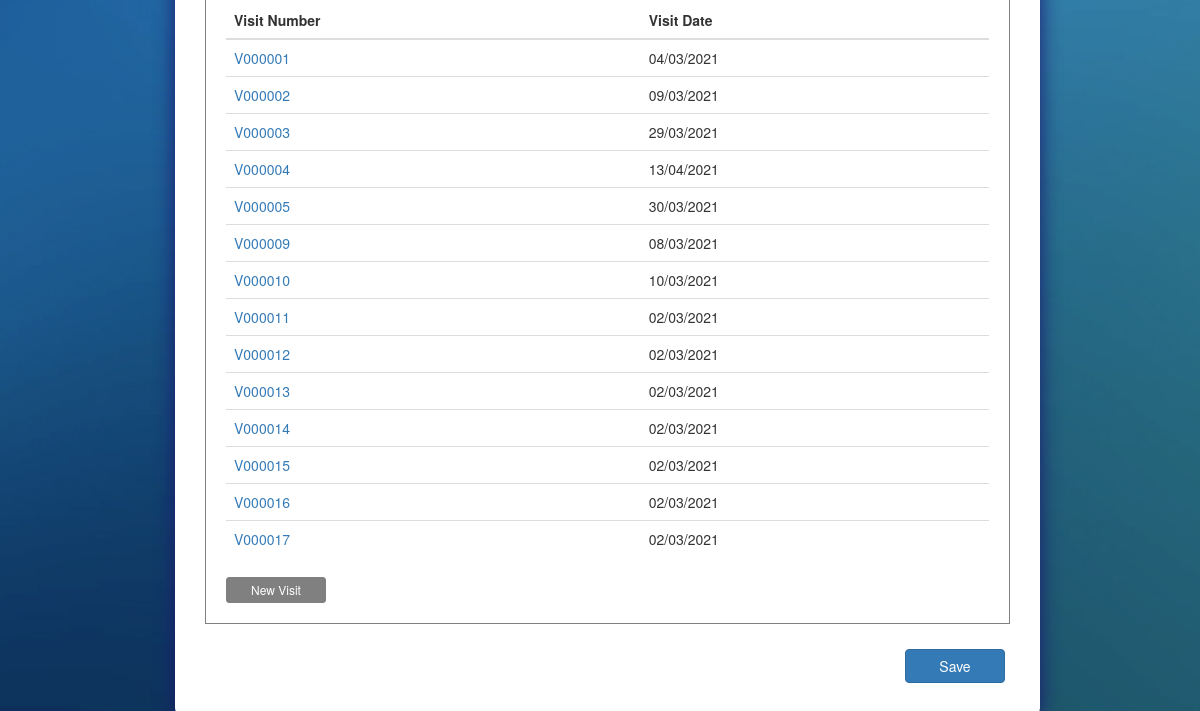
The page /case/C000001/ (signed in, lower part) on the database as committed earlier.
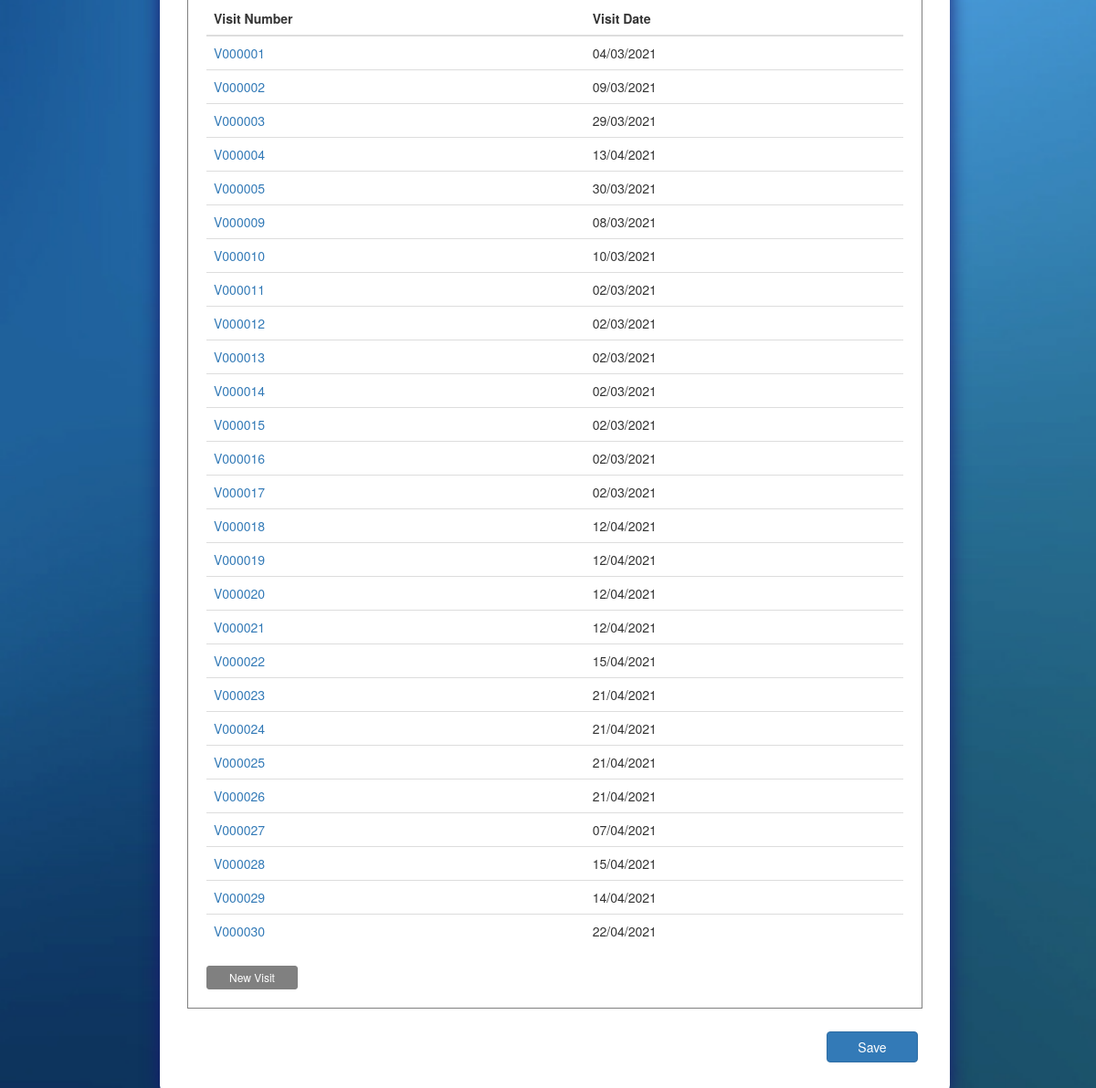
The same page on the database as committed later.
### ASISupport_app/models.py (models this page shows, shortened)
class Visit(models.Model):
	visit_num 				= models.CharField(max_length=100, primary_key=True)
	case_num 				= models.ForeignKey(Case, on_delete=models.CASCADE)
	create_date 			= models.DateTimeField(default=timezone.now)
	visit_date 				= models.DateTimeField(default = timezone.now)
	engineer 				= models.ForeignKey(Employee, on_delete=models.CASCADE)
	customer 				= models.ForeignKey(Customer, on_delete=models.CASCADE)
	customer_contact 		= models.CharField(max_length=100)
	remote 					=  models.BooleanField(default=False)
	visit_start 			= models.TimeField()
	visit_end 				= models.TimeField()
	travel_hours 			= models.DecimalField(max_digits=20, decimal_places=2, default=0.00)
	num_of_engineers 		= models.IntegerField(blank=True, null=True)
	visit_summary 			= models.TextField()

### ASISupport_app/views.py (the view)
# urls.py: path('case/<id>/', views.case_view, name = 'view_case'),
@login_required(login_url='/accounts/login/')
def case_view(request, id):
	state = 'view'
	if request.method == 'POST' and 'back_btn' in request.POST:
		return redirect('ASISupport_app:dashboard')
	case = Case.objects.get(case_num=id)
	visits = Visit.objects.filter(case_num=id)
	case_equipment_lst = CaseEquipment.objects.filter(case_num=id)
	equip_lst = [ce.equip_sn for ce in case_equipment_lst]
	equipment = Equipment.objects.filter(equip_sn__in=equip_lst)
	statuses = Case.STATUSES
	return render(request, 'ASISupport_app/case.html', locals())

### ASISupport_app/models.py (called while the page is built)
	def __str__(self):
		return f'{self.first_name} {self.last_name}'
		'''note: must be unique for case creation unique'''

	def __str__(self):
		return self.customer_name

	def __str__(self):
		return self.equip_sn

### templates/ASISupport_app/case.html (shortened to what this page needs)
<!DOCTYPE html>
{% extends "ASISupport_app/base.html" %}
{% load static %}
{% block head_block %}
	<link rel="stylesheet" type="text/css" href="{% static 'css/case.css' %}">
{% endblock %}
{% block body_block %}
	<section class="col-sm-1 col-sm-10 col-sm-1">
		{% if state == 'view' %}
			<form class="form-container" action="{% url 'ASISupport_app:view_case' case.case_num %}" method="POST">
				<div>
					<div class="object_table">
						<table class="table table-hover">
							<thead>
								<tr>
						    		<th scope="col">Visit Number</th>
						    		<th scope="col">Visit Date</th>
						    	</tr>
							</thead>
							<tbody>
								{% for visit in visits %}
								<tr>
									<td><a href="{% url 'ASISupport_app:view_visit' visit.visit_num %}">{{ visit.visit_num }}</a></td>
									<td>{{ visit.visit_date|date:'d/m/Y' }}</td>
								</tr>
								{% endfor %}
							</tbody>
						</table>
						<a href="{% url 'ASISupport_app:new_visit' case.case_num %}" class="btn btn-primary btn-sm new_visit_btn">New Visit</a>
					</div>
				</div>
				<div class="action_btn">
					<button type="submit" name="save_btn" class="btn btn-primary">Save</button>
				</div>
			</form>
		{% endif %}
	</section>
{% endblock %}

Rows that differ between the two databases and show on the page:
added Visit: visit_num "V000018", visit_date "12/04/2021"
added Visit: visit_num "V000019", visit_date "12/04/2021"
added Visit: visit_num "V000020", visit_date "12/04/2021"
added Visit: visit_num "V000021", visit_date "12/04/2021"
added Visit: visit_num "V000022", visit_date "15/04/2021"
added Visit: visit_num "V000023", visit_date "21/04/2021"
added Visit: visit_num "V000024", visit_date "21/04/2021"
added Visit: visit_num "V000025", visit_date "21/04/2021"
added Visit: visit_num "V000026", visit_date "21/04/2021"
added Visit: visit_num "V000027", visit_date "07/04/2021"
added Visit: visit_num "V000028", visit_date "15/04/2021"
added Visit: visit_num "V000029", visit_date "14/04/2021"
added Visit: visit_num "V000030", visit_date "22/04/2021"
